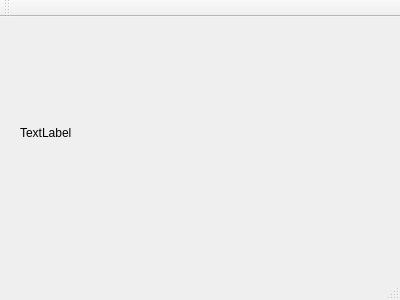
<?xml version="1.0" encoding="UTF-8"?>
<ui version="4.0">
 <class>MainWindow</class>
 <widget class="QMainWindow" name="MainWindow">
  <property name="geometry">
   <rect>
    <x>0</x>
    <y>0</y>
    <width>400</width>
    <height>300</height>
   </rect>
  </property>
  <property name="windowTitle">
   <string>MainWindow</string>
  </property>
  <widget class="QWidget" name="centralWidget">
   <widget class="QLabel" name="label">
    <property name="geometry">
     <rect>
      <x>20</x>
      <y>20</y>
      <width>211</width>
      <height>191</height>
     </rect>
    </property>
    <property name="text">
     <string>TextLabel</string>
    </property>
   </widget>
  </widget>
  <widget class="QMenuBar" name="menuBar">
   <property name="geometry">
    <rect>
     <x>0</x>
     <y>0</y>
     <width>400</width>
     <height>19</height>
    </rect>
   </property>
  </widget>
  <widget class="QToolBar" name="mainToolBar">
   <attribute name="toolBarArea">
    <enum>TopToolBarArea</enum>
   </attribute>
   <attribute name="toolBarBreak">
    <bool>false</bool>
   </attribute>
  </widget>
  <widget class="QStatusBar" name="statusBar"/>
 </widget>
 <layoutdefault spacing="6" margin="11"/>
 <resources/>
 <connections/>
</ui>
